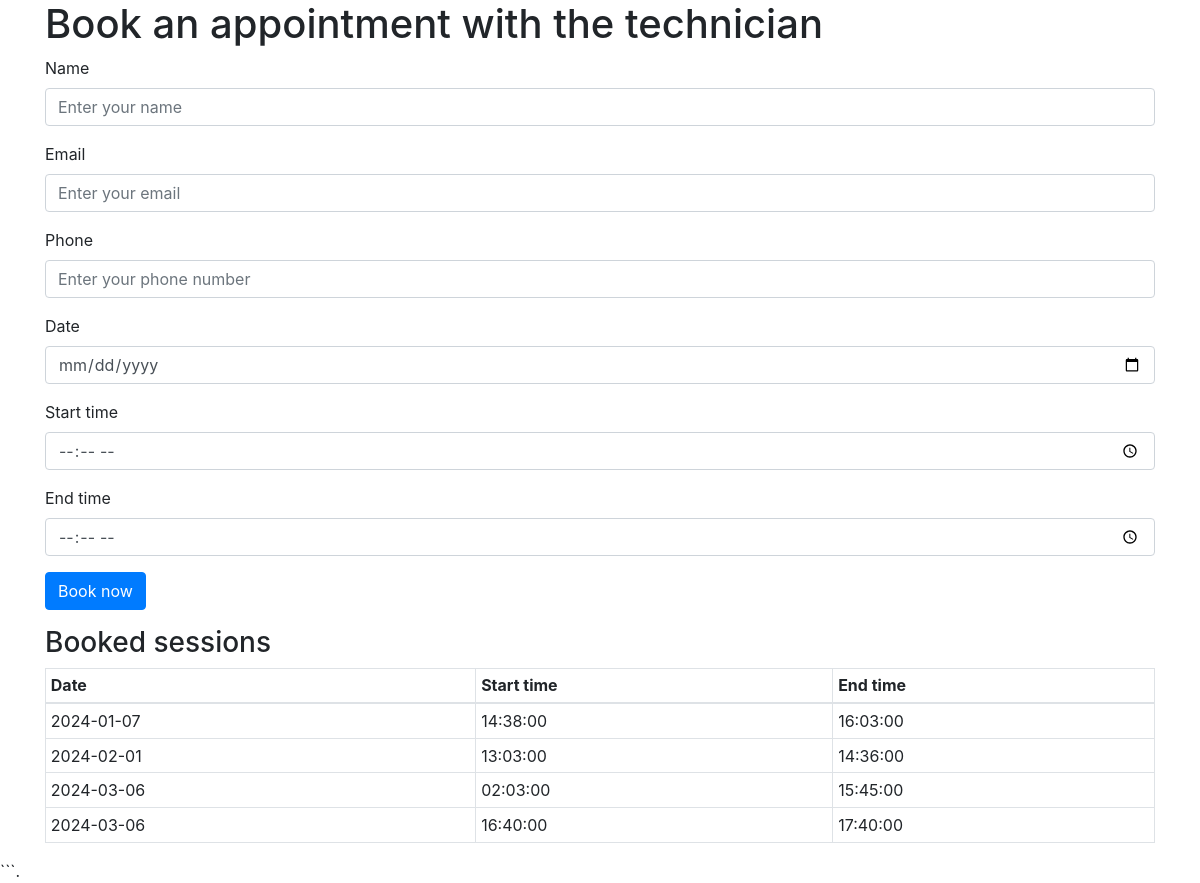
Screenshot of /copilot-/booking.php with the database file from the repository.
### tables this page shows
CREATE TABLE `bookings` (
  `name` varchar(50) NOT NULL,
  `email` varchar(50) NOT NULL,
  `phone` varchar(20) NOT NULL,
  `date` date NOT NULL,
  `start_time` time NOT NULL,
  `end_time` time NOT NULL
);

### copilot-/booking.php (the view, shortened to what this page needs)
<!DOCTYPE html>
<html>
<head>
  <link rel="stylesheet" href="https://stackpath.bootstrapcdn.com/bootstrap/4.5.2/css/bootstrap.min.css">
</head>
<body>
  <div class="container">
    <h1>Book an appointment with the technician</h1>
    <form action="" method="post">
      <div class="form-group">
        <label for="name">Name</label>
        <input type="text" class="form-control" id="name" name="name" placeholder="Enter your name">
      </div>
      <div class="form-group">
        <label for="email">Email</label>
        <input type="email" class="form-control" id="email" name="email" placeholder="Enter your email">
      </div>
      <div class="form-group">
        <label for="phone">Phone</label>
        <input type="tel" class="form-control" id="phone" name="phone" placeholder="Enter your phone number">
      </div>
      <div class="form-group">
        <label for="date">Date</label>
        <input type="date" class="form-control" id="date" name="date" placeholder="Select a date">
      </div>
      <div class="form-group">
        <label for="start_time">Start time</label>
        <input type="time" class="form-control" id="start_time" name="start_time" placeholder="Select a start time">
      </div>
      <div class="form-group">
        <label for="end_time">End time</label>
        <input type="time" class="form-control" id="end_time" name="end_time" placeholder="Select an end time">
      </div>
      <button type="submit" class="btn btn-primary" name="submit">Book now</button>
    </form>
    <div class="mt-3">
      <h3>Booked sessions</h3>
      <table class="table table-sm table-bordered">
        <thead>
          <tr>
            <th>Date</th>
            <th>Start time</th>
            <th>End time</th>
          </tr>
        </thead>
        <tbody>
          <?php
          $servername = "localhost";
          $username = "root";
          $password = "";
          $dbname = "contact";
          $conn = new mysqli($servername, $username, $password, $dbname);
          $sql = "SELECT date, start_time, end_time FROM bookings ORDER BY date, start_time";
          $result = $conn->query($sql);
          if ($result->num_rows > 0) {
            while($row = $result->fetch_assoc()) {
              echo "<tr><td>" . $row["date"] . "</td><td>" . $row["start_time"] . "</td><td>" . $row["end_time"] . "</td></tr>";
            }
          } else {
            echo "<tr><td colspan='3'>No bookings found</td></tr>";
          }
          ?>
        </tbody>
      </table>
    </div>
  </div>
</body>
</html>

### rows the page displays
bookings: date "2024-01-07", start_time "14:38:00", end_time "16:03:00"
bookings: date "2024-02-01", start_time "13:03:00", end_time "14:36:00"
bookings: date "2024-03-06", start_time "02:03:00", end_time "15:45:00"
bookings: date "2024-03-06", start_time "16:40:00", end_time "17:40:00"
